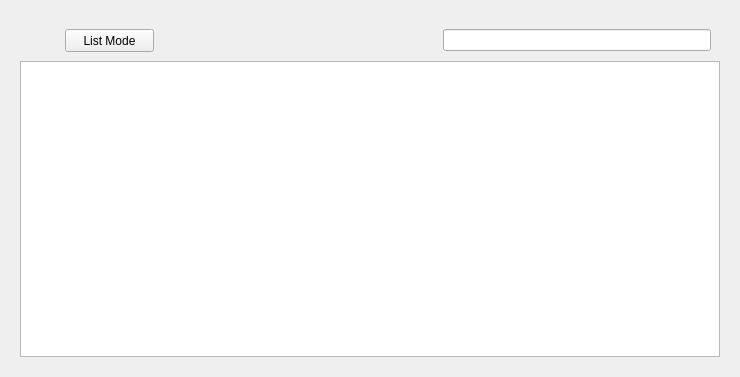
<?xml version="1.0" encoding="UTF-8"?>
<ui version="4.0">
 <class>Form</class>
 <widget class="QWidget" name="Form">
  <property name="geometry">
   <rect>
    <x>0</x>
    <y>0</y>
    <width>740</width>
    <height>377</height>
   </rect>
  </property>
  <property name="windowTitle">
   <string>Form</string>
  </property>
  <layout class="QGridLayout" name="gridLayout_3">
   <item row="0" column="0">
    <layout class="QHBoxLayout" name="horizontalLayout_6">
     <property name="spacing">
      <number>0</number>
     </property>
     <item>
      <widget class="QWidget" name="widgetPhonebookRight" native="true">
       <property name="styleSheet">
        <string notr="true">QWidget#widgetPhonebookRight{ 
border-image:url(Skin/centrebgright.png);
}</string>
       </property>
       <layout class="QGridLayout" name="gridLayout">
        <item row="0" column="0">
         <layout class="QVBoxLayout" name="verticalLayout">
          <property name="spacing">
           <number>0</number>
          </property>
          <item>
           <widget class="QWidget" name="widgetPhonebookRightTop" native="true">
            <property name="styleSheet">
             <string notr="true">QWidget#widgetPhonebookRightTop{ 
border-image:url(Skin/pbtitle.png);
}</string>
            </property>
            <layout class="QHBoxLayout" name="horizontalLayout_3">
             <property name="spacing">
              <number>0</number>
             </property>
             <property name="leftMargin">
              <number>0</number>
             </property>
             <property name="topMargin">
              <number>9</number>
             </property>
             <property name="rightMargin">
              <number>9</number>
             </property>
             <item>
              <layout class="QHBoxLayout" name="horizontalLayout_2" stretch="1,2,6,6">
               <property name="spacing">
                <number>20</number>
               </property>
               <item>
                <spacer name="horizontalSpacer_2">
                 <property name="orientation">
                  <enum>Qt::Horizontal</enum>
                 </property>
                 <property name="sizeHint" stdset="0">
                  <size>
                   <width>40</width>
                   <height>20</height>
                  </size>
                 </property>
                </spacer>
               </item>
               <item>
                <widget class="QPushButton" name="pushButtonChangeListMode">
                 <property name="minimumSize">
                  <size>
                   <width>75</width>
                   <height>23</height>
                  </size>
                 </property>
                 <property name="styleSheet">
                  <string notr="true">QPushButton#pushButtonChangeListMode{ 
border-image:url(Skin/button1.png);
}
QPushButton:pressed#pushButtonChangeListMode{ 
border-image:url(Skin/button3.png);
}
QPushButton:hover#pushButtonChangeListMode{
	color:white;
}</string>
                 </property>
                 <property name="text">
                  <string>List Mode</string>
                 </property>
                </widget>
               </item>
               <item>
                <spacer name="horizontalSpacer">
                 <property name="orientation">
                  <enum>Qt::Horizontal</enum>
                 </property>
                 <property name="sizeHint" stdset="0">
                  <size>
                   <width>40</width>
                   <height>20</height>
                  </size>
                 </property>
                </spacer>
               </item>
               <item>
                <widget class="QLineEdit" name="lineEditSearchListMode"/>
               </item>
              </layout>
             </item>
            </layout>
           </widget>
          </item>
          <item>
           <layout class="QHBoxLayout" name="horizontalLayout" stretch="0">
            <property name="spacing">
             <number>0</number>
            </property>
            <item>
             <widget class="QTableView" name="tableViewPhonebookListMode">
              <attribute name="horizontalHeaderVisible">
               <bool>false</bool>
              </attribute>
              <attribute name="horizontalHeaderDefaultSectionSize">
               <number>1000</number>
              </attribute>
              <attribute name="horizontalHeaderHighlightSections">
               <bool>true</bool>
              </attribute>
              <attribute name="horizontalHeaderMinimumSectionSize">
               <number>16</number>
              </attribute>
              <attribute name="verticalHeaderVisible">
               <bool>false</bool>
              </attribute>
             </widget>
            </item>
           </layout>
          </item>
         </layout>
        </item>
       </layout>
      </widget>
     </item>
    </layout>
   </item>
  </layout>
 </widget>
 <resources/>
 <connections/>
</ui>
